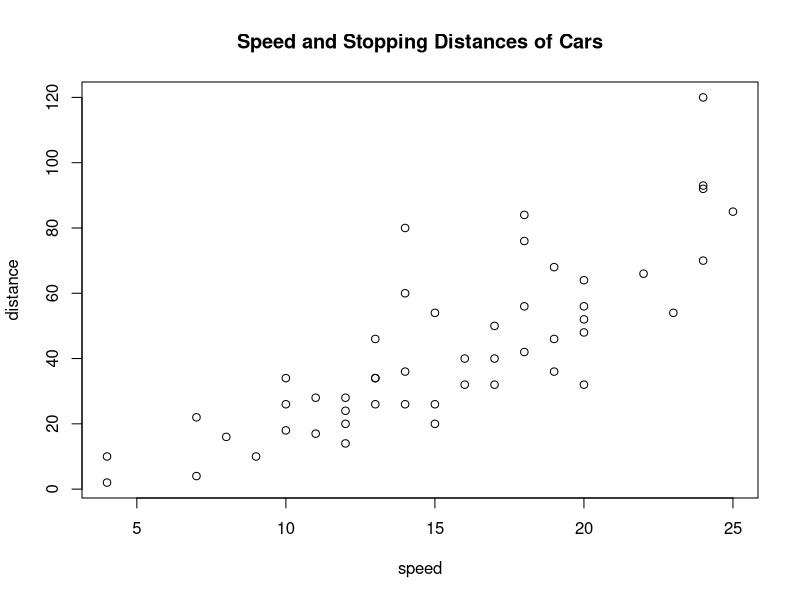
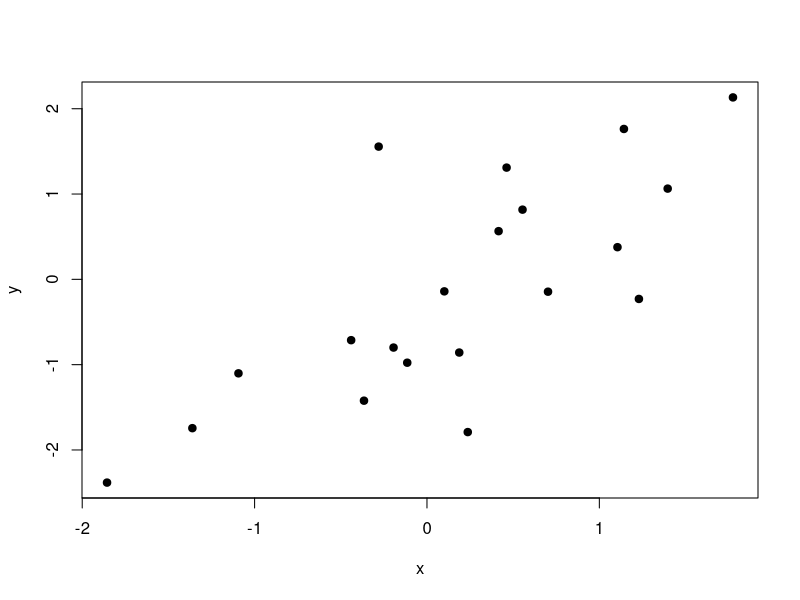
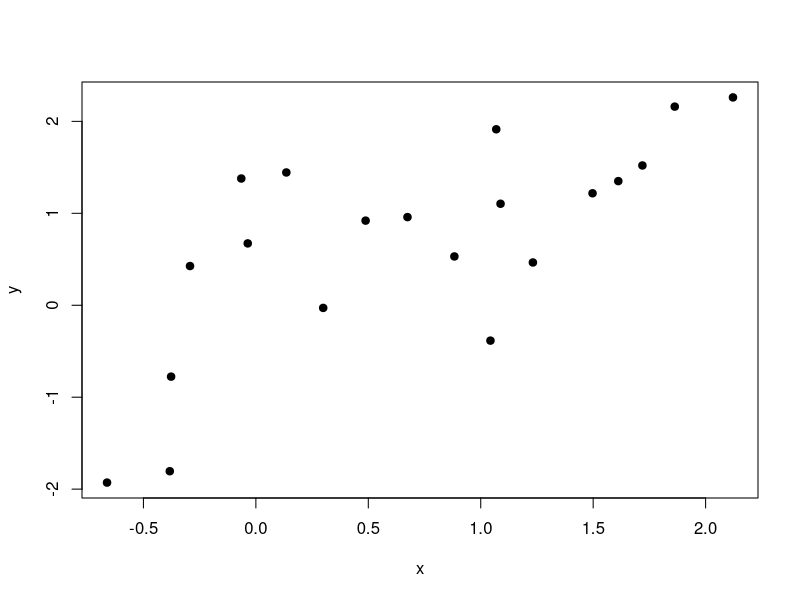

Recreate these plots in R, in order.
## ---- chunk 1
help(median)
## ---- chunk 2
head(pressure, n=10L)  
## ---- chunk 3
head(pressure)  
## ---- chunk 4
median(cars[,2])  
## ---- chunk 5
mean(cars[,1])  
## ---- chunk 6
summary(cars[,1])  

summary(cars[,2])  
## ---- chunk 7
attach(cars)  

plot(speed,dist, xlab="speed", ylab="distance")  

title("Speed and Stopping Distances of Cars") 
## ---- chunk 8
is_versicolor<-iris$Species == "versicolor"  

versicolor_rows<-which(is_versicolor)  

versicolor_data<-iris[versicolor_rows,]  

answer<-(versicolor_data[25,1]+versicolor_data[26,1])/2  

print(answer)
## ---- chunk 9
is_small<-iris$Petal.Length <=3  

print(sum(iris[is_small,3]))  
## ---- chunk 10
is_virginica<-iris$Species == "virginica"  

virginica_rows<-which(is_virginica)  

virginica_data<-iris[virginica_rows,]  

variable<-virginica_data[10,]  

print(4*(variable/(2^3))) 

head(variable)  
## ---- chunk 11
is_setosa<-iris$Species == "setosa"  

setosa_rows<-which(is_setosa)  

setosa_data<-iris[setosa_rows,]  

answer<-(sum(setosa_data[,2]))  

print(4*(answer/2)^3)  
## ---- chunk 12
set.seed(13) ## set the random seed  

x <- rnorm(n = 20) ## generate predictor variable  

y <- rnorm(n = 20, mean = x) ## generate response variable  

plot(y ~ x, pch = 19) ## plot (x,y) pairs  

dat <- data.frame(y = y, x = x)  

model <- lm(y ~ x, data = dat)  

summary(model)  
## ---- chunk 13
set.seed(14) ## set the random seed  

x <- rnorm(n = 20) ## generate predictor variable  

y <- rnorm(n = 20, mean = x) ## generate response variable  

plot(y ~ x, pch = 19) ## plot (x,y) pairs  

dat <- data.frame(y = y, x = x)  

model <- lm(y ~ x, data = dat)  

summary(model)  
